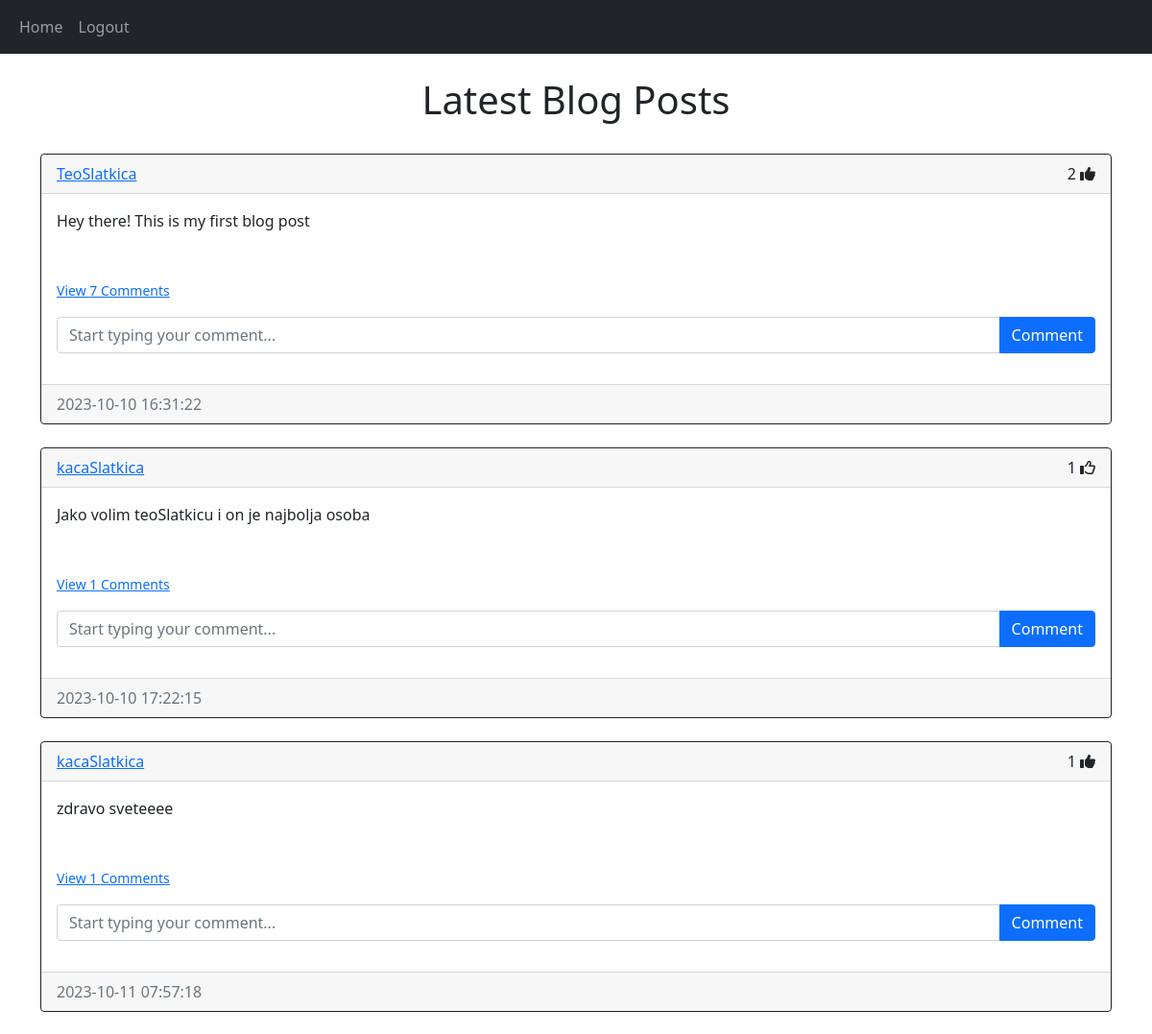
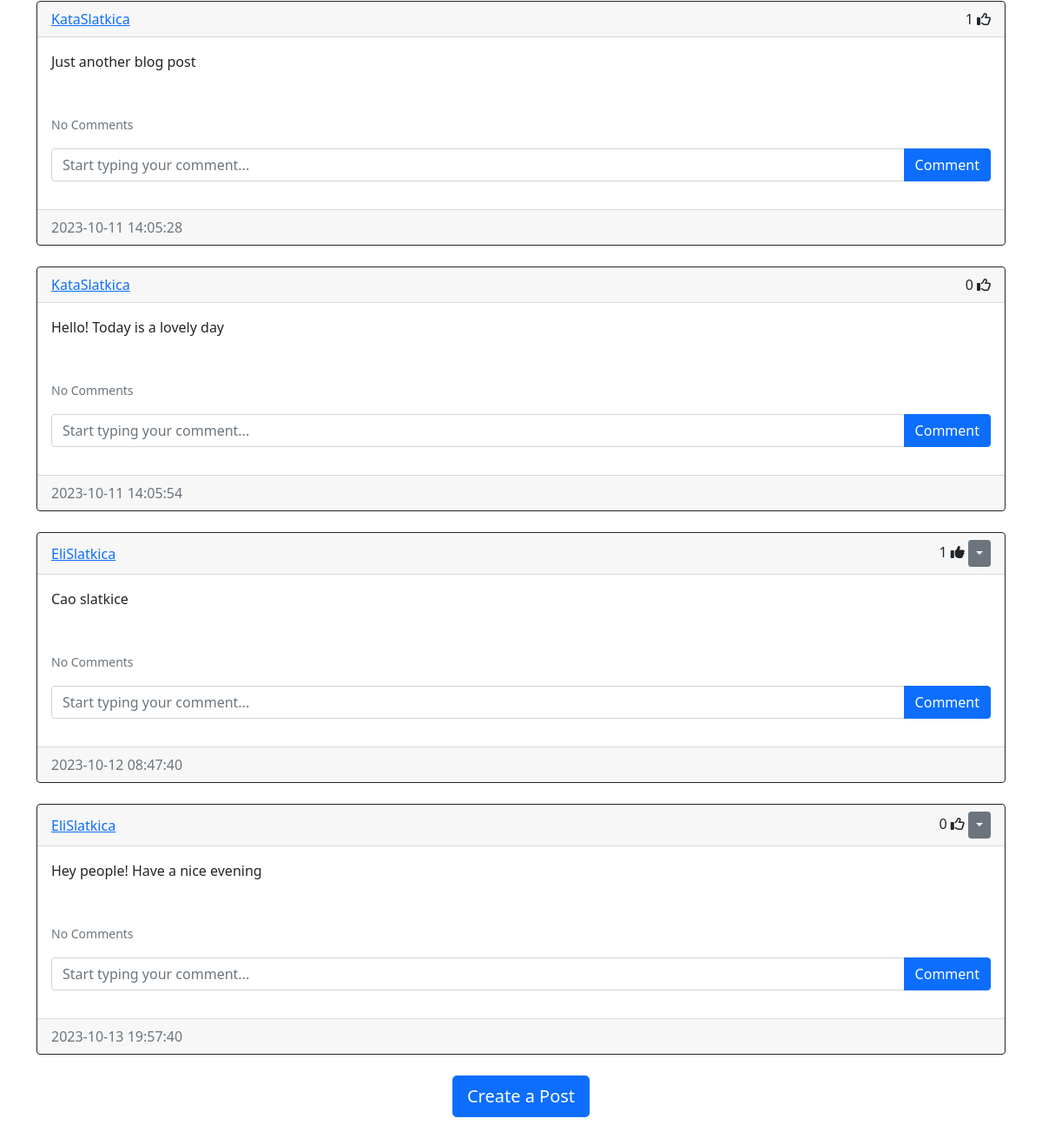
The app's page /home (signed in) with its own data (2 pictures, top to bottom).
### website/models.py (models this page shows)
class Post(db.Model):
    id = db.Column(db.Integer, primary_key=True)
    text = db.Column(db.Text, nullable=False)
    date_created = db.Column(db.DateTime(timezone=True), default=func.now())
    author = db.Column(db.Integer, db.ForeignKey('user.id', ondelete="CASCADE"), nullable=False) # if you do not put foreign key you could have posts from user that is deleted
    comments = db.relationship('Comment', backref='post', passive_deletes=True)
    likes = db.relationship('Like', backref='post', passive_deletes=True)

class User(db.Model, UserMixin): # model of the table
    id = db.Column(db.Integer, primary_key=True)
    email = db.Column(db.String(50), unique=True) # maximum lenght is 50 characters
    username = db.Column(db.String(20), unique=True)
    password = db.Column(db.String(50))
    date_created = db.Column(db.DateTime(timezone=True), default=func.now()) # func.now gives the current time
    posts = db.relationship('Post', backref='user', passive_deletes=True)
    comments = db.relationship('Comment', backref='user', passive_deletes=True)
    likes = db.relationship('Like', backref='user', passive_deletes=True)

### website/views.py (the view)
@views.route("/")
@views.route("/home")
@login_required
def home():
    posts = Post.query.all()
    return render_template("home.html", user=current_user.username, posts=posts)

### website/__init__.py (called while the page is built)
def create_app():
    app = Flask(__name__)
    app.config['SECRET_KEY'] = "helloworld"
    app.config['SQLALCHEMY_DATABASE_URI'] = f'sqlite:///{DB_NAME}'
    db.init_app(app) # initialise the database with Flask application
    from .views import views
    from .auth import auth
    app.register_blueprint(views, url_prefix="/")
    app.register_blueprint(auth, url_prefix="/")
    from .models import User, Post, Comment, Like # before creating database we want our models to be imported individually
    create_database(app)
    login_manager = LoginManager()
    login_manager.login_view = "auth.login" # where to redirect users who are not logged in and try to access the page
    login_manager.init_app(app)
    @login_manager.user_loader
    def load_user(id):
        return User.query.get(int(id))
    return app

### website/templates/home.html (shortened to what this page needs)
{% extends "posts_div.html" %}

### website/templates/posts_div.html (shortened to what this page needs)
{% extends "base.html" %}
{% block content %}
<br/>
<h1 align="center">{% block header %}Latest Blog Posts{% endblock %}</h1>
<br id="posts">
{% for post in posts %}
<div class="card border-dark">
    <div class="card-header d-flex justify-content-between align-items-center">
        <a href="/posts/{{post.user.username}}">{{post.user.username}}</a>
        <div>
        <span id="likes-count-{{post.id}}">{{post.likes|length}}</span>
        {% if current_user.id in post.likes|map(attribute="author")|list %}
            <i class="fa-solid fa-thumbs-up" id="like-button-{{post.id}}" onclick="like({{post.id}})"></i>
        {% else %}
            <i class="fa-regular fa-thumbs-up" id="like-button-{{post.id}}" onclick="like({{post.id}})"></i></a>
        {% endif %}
        {% if current_user.id == post.author %}
            <div class="btn-group">
                <button type="button" class="btn btn-sm btn-secondary dropdown-toggle" data-bs-toggle="dropdown"></button>
            </div>
        {% endif %}
        </div>
    </div>
    <div class="card-body">
        <div class="card-text">{{ post.text }}</div>
        <br/>
        <br/>
        <p class="card-text">
        {% if post.comments|length > 0 %}
            <a data-bs-toggle="collapse" href="#comments-{{post.id}}" role="button"><small>View {{post.comments|length}} Comments</small></a>
        {% else %}
            <small class="text-muted">No Comments</small>
        {% endif %}
        </p>
        <form class="input-group mb-3" method="POST" action="/create-comment/{{post.id}}">
            <input type="text" id="text" name="text" class="form-control" placeholder="Start typing your comment...">
            <button type="submit" class="btn btn-primary">Comment</button>
        </form>
    </div>
    <div class="card-footer text-muted">{{ post.date_created }}</div>
</div>
<br />
{% endfor %}
</div>
{% block footer %}
<div align="center">
    <a href="/create-post"><button type="button" class="btn btn-primary btn-lg">Create a Post</button></a>
</div>
<br/>
{% endblock %}
{% endblock %}

### records on screen
Post: user.username "TeoSlatkica", likes|length "2", text "Hey there! This is my first blog post", comments|length "7", date_created "2023-10-10 16:31:22"
Post: user.username "kacaSlatkica", likes|length "1", text "Jako volim teoSlatkicu i on je najbolja osoba", comments|length "1", date_created "2023-10-10 17:22:15"
Post: user.username "kacaSlatkica", likes|length "1", text "zdravo sveteeee", comments|length "1", date_created "2023-10-11 07:57:18"
Post: user.username "KataSlatkica", likes|length "1", text "Just another blog post", shows "No Comments", date_created "2023-10-11 14:05:28"
Post: user.username "KataSlatkica", likes|length "0", text "Hello! Today is a lovely day", shows "No Comments", date_created "2023-10-11 14:05:54"
Post: user.username "EliSlatkica", likes|length "1", text "Cao slatkice", shows "No Comments", date_created "2023-10-12 08:47:40"
Post: user.username "EliSlatkica", likes|length "0", text "Hey people! Have a nice evening", shows "No Comments", date_created "2023-10-13 19:57:40"
